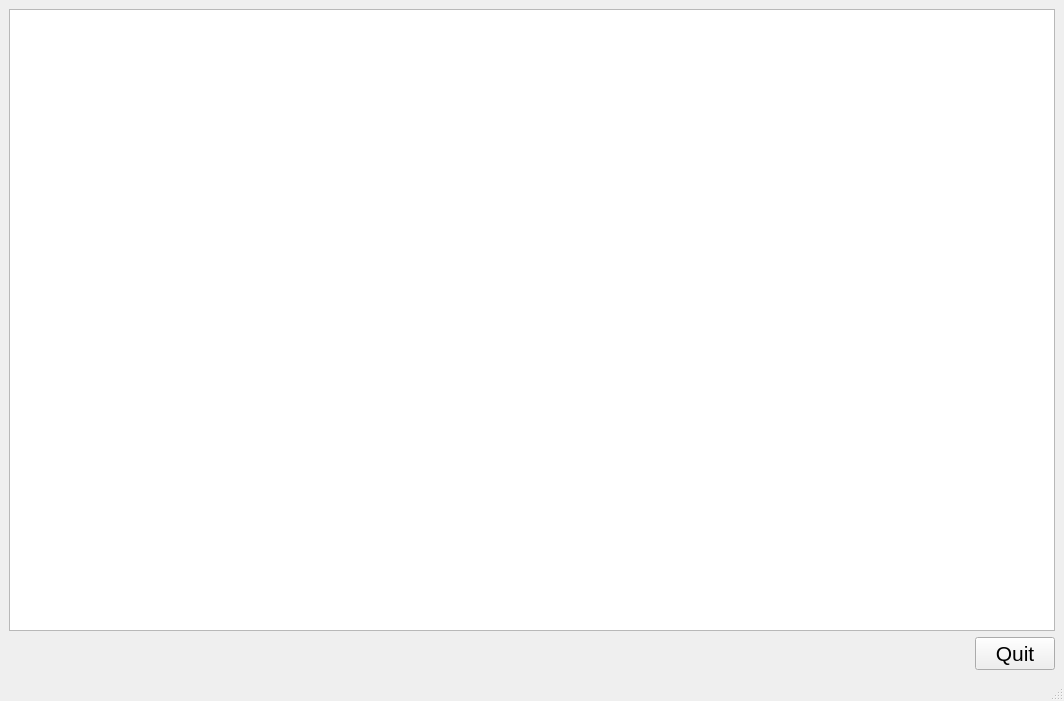
<?xml version="1.0" encoding="UTF-8"?>
<ui version="4.0">
 <class>MainWindow</class>
 <widget class="QMainWindow" name="MainWindow">
  <property name="geometry">
   <rect>
    <x>0</x>
    <y>0</y>
    <width>1064</width>
    <height>701</height>
   </rect>
  </property>
  <property name="windowTitle">
   <string>MainWindow</string>
  </property>
  <widget class="QWidget" name="centralwidget">
   <layout class="QVBoxLayout" name="verticalLayout">
    <item>
     <widget class="GraphicsLayoutWidget" name="graphicsView"/>
    </item>
    <item>
     <layout class="QHBoxLayout" name="horizontalLayout">
      <item>
       <spacer name="horizontalSpacer">
        <property name="orientation">
         <enum>Qt::Horizontal</enum>
        </property>
        <property name="sizeHint" stdset="0">
         <size>
          <width>40</width>
          <height>20</height>
         </size>
        </property>
       </spacer>
      </item>
      <item>
       <widget class="QPushButton" name="pushButton">
        <property name="sizePolicy">
         <sizepolicy hsizetype="Minimum" vsizetype="Preferred">
          <horstretch>0</horstretch>
          <verstretch>0</verstretch>
         </sizepolicy>
        </property>
        <property name="font">
         <font>
          <pointsize>16</pointsize>
          <weight>50</weight>
          <bold>false</bold>
         </font>
        </property>
        <property name="text">
         <string>Quit</string>
        </property>
       </widget>
      </item>
     </layout>
    </item>
   </layout>
  </widget>
  <widget class="QMenuBar" name="menubar">
   <property name="geometry">
    <rect>
     <x>0</x>
     <y>0</y>
     <width>1064</width>
     <height>24</height>
    </rect>
   </property>
  </widget>
  <widget class="QStatusBar" name="statusbar"/>
 </widget>
 <customwidgets>
  <customwidget>
   <class>GraphicsLayoutWidget</class>
   <extends>QGraphicsView</extends>
   <header>pyqtgraph</header>
  </customwidget>
 </customwidgets>
 <resources/>
 <connections>
  <connection>
   <sender>pushButton</sender>
   <signal>clicked()</signal>
   <receiver>MainWindow</receiver>
   <slot>close()</slot>
   <hints>
    <hint type="sourcelabel">
     <x>756</x>
     <y>551</y>
    </hint>
    <hint type="destinationlabel">
     <x>615</x>
     <y>550</y>
    </hint>
   </hints>
  </connection>
 </connections>
</ui>
